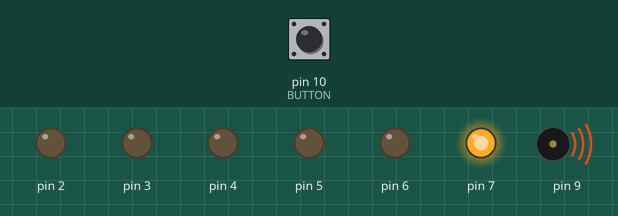
Bench run of a sketch on a simulated Arduino Uno, built with avr-gcc and run on an emulated ATmega328P. On the bench: output pins drawn as LEDs (lit = HIGH), buzzer (waves = sounding). Inputs (shaded band) come from the test bench; at power-on: pin 10 (BUTTON) HIGH.

Above: at 0.05 s.
At 0.75 s:
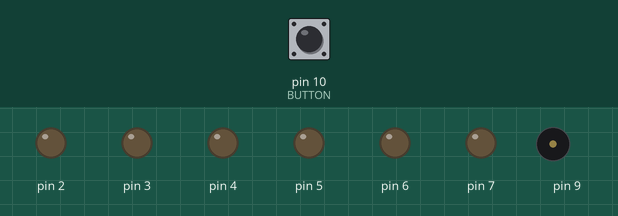
At 1.05 s:
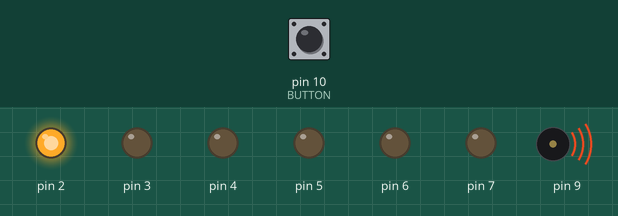
At 1.45 s:
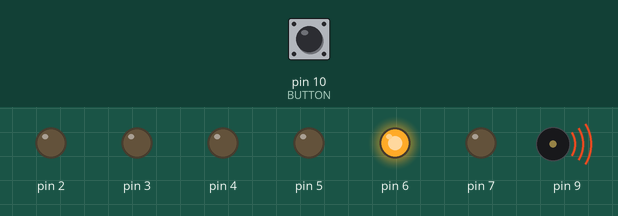
At 2.05 s:
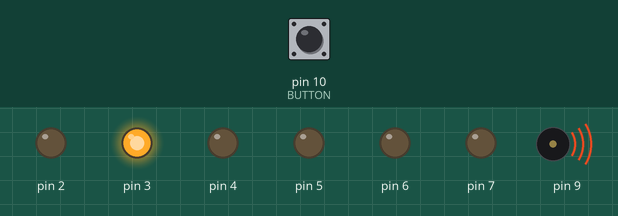
At 2.85 s:
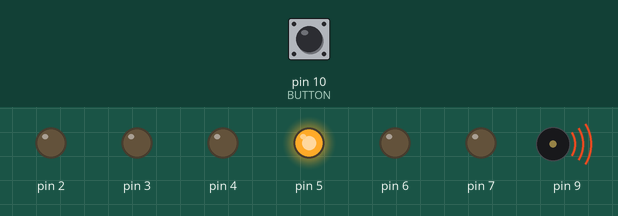
Timing chart, 0 to 3.1 s (numbered marks = the images above):
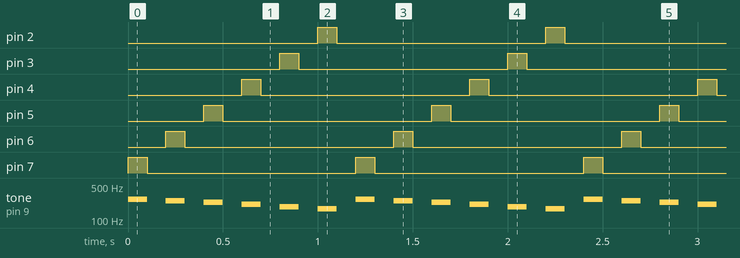

Measured:
- by itself, pin 2–7: alternates HIGH for 0.10 s and LOW for 1.1 s
- by itself, tone on pin 9: repeats every 1.2 s: silent 0.10 s, 249 Hz 0.10 s, silent 0.10 s, 229 Hz 0.10 s, silent 0.10 s, 209 Hz 0.10 s, silent 0.10 s, 189 Hz 0.10 s, silent 0.10 s, 169 Hz 0.10 s, silent 0.10 s, 269 Hz 0.10 s

The sketch:

LED_Sound_Button.ino
```cpp
int buttonState = 1;
void setup()
{
  for(int i=2 ; i<=7 ; i++)
  {
    pinMode(i, OUTPUT);    //กำหนดให้ขาพอร์ตที่ 2 ถึง 7 เป็น OUTPUT
  }
  pinMode(10,INPUT);        //กำหนดให้ pin หมายเลข 10 เป็น INPUT (BUTTON)
}
void loop()
{
  digitalWrite(10,HIGH);  //กำหนดให้เป็น BUTTON เป็นแบบ PULL UP คือถ้ามีการกดปุ่มจะเป็น LOW หรือ 0 ถ้าไม่กดจะเป็น HIGH หรือ 1

  buttonState = digitalRead(10);
  if(buttonState == LOW){
   for(int i=2 ; i<=7 ; i++)
   {
      digitalWrite(i,HIGH);  //สั่งให้ขาพอร์ตที่ i มีสถานะเป็น HIGH
      tone(9,131+(20*i-2),100); //สั่งงานเสียงผ่าน pin หมายเลข 9 โดยให้เสียงดัง 1000 มิลลิวินาที
      delay(100);           //หน่วงเวลา 1000 มิลลิวินาที หรือ 1 วินาที
      digitalWrite(i,LOW);   //สั่งให้ขาพอร์ตที่ i มีสถานะเป็น LOW
      delay(100);           //หน่วงเวลา 1000 มิลลิวินาที หรือ 1 วินาที
   }
  }
  else
  {
    for(int i=7 ; i>=2 ; i--)
    {
      digitalWrite(i,HIGH);  //สั่งให้ขาพอร์ตที่ i มีสถานะเป็น HIGH
      tone(9,131+(20*i-2),100); //สั่งงานเสียงผ่าน pin หมายเลข 9 โดยให้เสียงดัง 1000 มิลลิวินาที
      delay(100);           //หน่วงเวลา 1000 มิลลิวินาที หรือ 1 วินาที
      digitalWrite(i,LOW);   //สั่งให้ขาพอร์ตที่ i มีสถานะเป็น LOW
      delay(100);           //หน่วงเวลา 1000 มิลลิวินาที หรือ 1 วินาที
   }
  }
}
```
